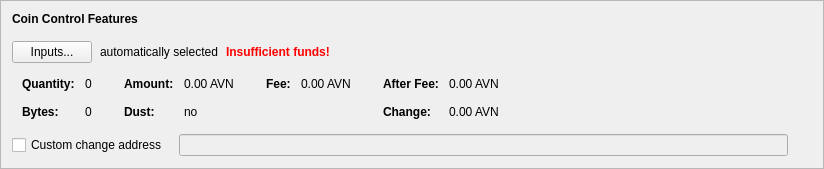
      <widget class="QFrame" name="frameCoinControl">
       <property name="sizePolicy">
        <sizepolicy hsizetype="Preferred" vsizetype="Fixed">
         <horstretch>0</horstretch>
         <verstretch>0</verstretch>
        </sizepolicy>
       </property>
       <property name="frameShape">
        <enum>QFrame::StyledPanel</enum>
       </property>
       <property name="frameShadow">
        <enum>QFrame::Raised</enum>
       </property>
       <layout class="QVBoxLayout" name="verticalLayout_4">
        <item>
         <layout class="QVBoxLayout" name="verticalLayoutCoinControl" stretch="0,0,0,0,0">
          <property name="spacing">
           <number>0</number>
          </property>
          <property name="sizeConstraint">
           <enum>QLayout::SetDefaultConstraint</enum>
          </property>
          <property name="leftMargin">
           <number>0</number>
          </property>
          <property name="topMargin">
           <number>0</number>
          </property>
          <item>
           <layout class="QHBoxLayout" name="horizontalLayoutCoinControl1">
            <property name="bottomMargin">
             <number>15</number>
            </property>
            <item>
             <widget class="QLabel" name="labelCoinControlFeatures">
              <property name="sizePolicy">
               <sizepolicy hsizetype="Preferred" vsizetype="Maximum">
                <horstretch>0</horstretch>
                <verstretch>0</verstretch>
               </sizepolicy>
              </property>
              <property name="font">
               <font>
                <weight>75</weight>
                <bold>true</bold>
               </font>
              </property>
              <property name="styleSheet">
               <string notr="true">font-weight:bold;</string>
              </property>
              <property name="text">
               <string>Coin Control Features</string>
              </property>
             </widget>
            </item>
           </layout>
          </item>
          <item>
           <layout class="QHBoxLayout" name="horizontalLayoutCoinControl2" stretch="0,0,0,0">
            <property name="spacing">
             <number>8</number>
            </property>
            <property name="bottomMargin">
             <number>10</number>
            </property>
            <item>
             <widget class="QPushButton" name="pushButtonCoinControl">
              <property name="styleSheet">
               <string notr="true"/>
              </property>
              <property name="text">
               <string>Inputs...</string>
              </property>
              <property name="autoDefault">
               <bool>false</bool>
              </property>
             </widget>
            </item>
            <item>
             <widget class="QLabel" name="labelCoinControlAutomaticallySelected">
              <property name="text">
               <string>automatically selected</string>
              </property>
              <property name="margin">
               <number>5</number>
              </property>
             </widget>
            </item>
            <item>
             <widget class="QLabel" name="labelCoinControlInsuffFunds">
              <property name="font">
               <font>
                <weight>75</weight>
                <bold>true</bold>
               </font>
              </property>
              <property name="styleSheet">
               <string notr="true">color:red;font-weight:bold;</string>
              </property>
              <property name="text">
               <string>Insufficient funds!</string>
              </property>
              <property name="margin">
               <number>5</number>
              </property>
             </widget>
            </item>
            <item>
             <spacer name="horizontalSpacerCoinControl">
              <property name="orientation">
               <enum>Qt::Horizontal</enum>
              </property>
              <property name="sizeHint" stdset="0">
               <size>
                <width>40</width>
                <height>1</height>
               </size>
              </property>
             </spacer>
            </item>
           </layout>
          </item>
          <item>
           <widget class="QWidget" name="widgetCoinControl" native="true">
            <property name="sizePolicy">
             <sizepolicy hsizetype="Preferred" vsizetype="Preferred">
              <horstretch>0</horstretch>
              <verstretch>0</verstretch>
             </sizepolicy>
            </property>
            <property name="minimumSize">
             <size>
              <width>0</width>
              <height>0</height>
             </size>
            </property>
            <property name="styleSheet">
             <string notr="true"/>
            </property>
            <layout class="QHBoxLayout" name="horizontalLayoutCoinControl5">
             <property name="leftMargin">
              <number>0</number>
             </property>
             <property name="topMargin">
              <number>0</number>
             </property>
             <property name="rightMargin">
              <number>0</number>
             </property>
             <property name="bottomMargin">
              <number>0</number>
             </property>
             <item>
              <layout class="QHBoxLayout" name="horizontalLayoutCoinControl3" stretch="0,0,0,1">
               <property name="spacing">
                <number>20</number>
               </property>
               <property name="topMargin">
                <number>0</number>
               </property>
               <property name="bottomMargin">
                <number>10</number>
               </property>
               <item>
                <layout class="QFormLayout" name="formLayoutCoinControl1">
                 <property name="horizontalSpacing">
                  <number>10</number>
                 </property>
                 <property name="verticalSpacing">
                  <number>14</number>
                 </property>
                 <property name="leftMargin">
                  <number>10</number>
                 </property>
                 <property name="topMargin">
                  <number>4</number>
                 </property>
                 <property name="rightMargin">
                  <number>6</number>
                 </property>
                 <item row="0" column="0">
                  <widget class="QLabel" name="labelCoinControlQuantityText">
                   <property name="font">
                    <font>
                     <weight>75</weight>
                     <bold>true</bold>
                    </font>
                   </property>
                   <property name="text">
                    <string>Quantity:</string>
                   </property>
                   <property name="margin">
                    <number>0</number>
                   </property>
                  </widget>
                 </item>
                 <item row="0" column="1">
                  <widget class="QLabel" name="labelCoinControlQuantity">
                   <property name="cursor">
                    <cursorShape>IBeamCursor</cursorShape>
                   </property>
                   <property name="contextMenuPolicy">
                    <enum>Qt::ActionsContextMenu</enum>
                   </property>
                   <property name="text">
                    <string notr="true">0</string>
                   </property>
                   <property name="margin">
                    <number>0</number>
                   </property>
                   <property name="textInteractionFlags">
                    <set>Qt::LinksAccessibleByMouse|Qt::TextSelectableByKeyboard|Qt::TextSelectableByMouse</set>
                   </property>
                  </widget>
                 </item>
                 <item row="1" column="0">
                  <widget class="QLabel" name="labelCoinControlBytesText">
                   <property name="font">
                    <font>
                     <weight>75</weight>
                     <bold>true</bold>
                    </font>
                   </property>
                   <property name="text">
                    <string>Bytes:</string>
                   </property>
                  </widget>
                 </item>
                 <item row="1" column="1">
                  <widget class="QLabel" name="labelCoinControlBytes">
                   <property name="cursor">
                    <cursorShape>IBeamCursor</cursorShape>
                   </property>
                   <property name="contextMenuPolicy">
                    <enum>Qt::ActionsContextMenu</enum>
                   </property>
                   <property name="text">
                    <string notr="true">0</string>
                   </property>
                   <property name="textInteractionFlags">
                    <set>Qt::LinksAccessibleByMouse|Qt::TextSelectableByKeyboard|Qt::TextSelectableByMouse</set>
                   </property>
                  </widget>
                 </item>
                </layout>
               </item>
               <item>
                <layout class="QFormLayout" name="formLayoutCoinControl2">
                 <property name="horizontalSpacing">
                  <number>10</number>
                 </property>
                 <property name="verticalSpacing">
                  <number>14</number>
                 </property>
                 <property name="leftMargin">
                  <number>6</number>
                 </property>
                 <property name="topMargin">
                  <number>4</number>
                 </property>
                 <property name="rightMargin">
                  <number>6</number>
                 </property>
                 <item row="0" column="0">
                  <widget class="QLabel" name="labelCoinControlAmountText">
                   <property name="font">
                    <font>
                     <weight>75</weight>
                     <bold>true</bold>
                    </font>
                   </property>
                   <property name="text">
                    <string>Amount:</string>
                   </property>
                   <property name="margin">
                    <number>0</number>
                   </property>
                  </widget>
                 </item>
                 <item row="0" column="1">
                  <widget class="QLabel" name="labelCoinControlAmount">
                   <property name="cursor">
                    <cursorShape>IBeamCursor</cursorShape>
                   </property>
                   <property name="contextMenuPolicy">
                    <enum>Qt::ActionsContextMenu</enum>
                   </property>
                   <property name="text">
                    <string notr="true">0.00 AVN</string>
                   </property>
                   <property name="textInteractionFlags">
                    <set>Qt::LinksAccessibleByMouse|Qt::TextSelectableByKeyboard|Qt::TextSelectableByMouse</set>
                   </property>
                  </widget>
                 </item>
                 <item row="1" column="0">
                  <widget class="QLabel" name="labelCoinControlLowOutputText">
                   <property name="font">
                    <font>
                     <weight>75</weight>
                     <bold>true</bold>
                    </font>
                   </property>
                   <property name="text">
                    <string>Dust:</string>
                   </property>
                  </widget>
                 </item>
                 <item row="1" column="1">
                  <widget class="QLabel" name="labelCoinControlLowOutput">
                   <property name="cursor">
                    <cursorShape>IBeamCursor</cursorShape>
                   </property>
                   <property name="contextMenuPolicy">
                    <enum>Qt::ActionsContextMenu</enum>
                   </property>
                   <property name="text">
                    <string notr="true">no</string>
                   </property>
                   <property name="textInteractionFlags">
                    <set>Qt::LinksAccessibleByMouse|Qt::TextSelectableByKeyboard|Qt::TextSelectableByMouse</set>
                   </property>
                  </widget>
                 </item>
                </layout>
               </item>
               <item>
                <layout class="QFormLayout" name="formLayoutCoinControl3">
                 <property name="horizontalSpacing">
                  <number>10</number>
                 </property>
                 <property name="verticalSpacing">
                  <number>14</number>
                 </property>
                 <property name="leftMargin">
                  <number>6</number>
                 </property>
                 <property name="topMargin">
                  <number>4</number>
                 </property>
                 <property name="rightMargin">
                  <number>6</number>
                 </property>
                 <item row="0" column="0">
                  <widget class="QLabel" name="labelCoinControlFeeText">
                   <property name="font">
                    <font>
                     <weight>75</weight>
                     <bold>true</bold>
                    </font>
                   </property>
                   <property name="text">
                    <string>Fee:</string>
                   </property>
                   <property name="margin">
                    <number>0</number>
                   </property>
                  </widget>
                 </item>
                 <item row="0" column="1">
                  <widget class="QLabel" name="labelCoinControlFee">
                   <property name="cursor">
                    <cursorShape>IBeamCursor</cursorShape>
                   </property>
                   <property name="contextMenuPolicy">
                    <enum>Qt::ActionsContextMenu</enum>
                   </property>
                   <property name="text">
                    <string notr="true">0.00 AVN</string>
                   </property>
                   <property name="textInteractionFlags">
                    <set>Qt::LinksAccessibleByMouse|Qt::TextSelectableByKeyboard|Qt::TextSelectableByMouse</set>
                   </property>
                  </widget>
                 </item>
                </layout>
               </item>
               <item>
                <layout class="QFormLayout" name="formLayoutCoinControl4">
                 <property name="horizontalSpacing">
                  <number>10</number>
                 </property>
                 <property name="verticalSpacing">
                  <number>14</number>
                 </property>
                 <property name="leftMargin">
                  <number>6</number>
                 </property>
                 <property name="topMargin">
                  <number>4</number>
                 </property>
                 <property name="rightMargin">
                  <number>6</number>
                 </property>
                 <item row="0" column="0">
                  <widget class="QLabel" name="labelCoinControlAfterFeeText">
                   <property name="font">
                    <font>
                     <weight>75</weight>
                     <bold>true</bold>
                    </font>
                   </property>
                   <property name="text">
                    <string>After Fee:</string>
                   </property>
                   <property name="margin">
                    <number>0</number>
                   </property>
                  </widget>
                 </item>
                 <item row="0" column="1">
                  <widget class="QLabel" name="labelCoinControlAfterFee">
                   <property name="cursor">
                    <cursorShape>IBeamCursor</cursorShape>
                   </property>
                   <property name="contextMenuPolicy">
                    <enum>Qt::ActionsContextMenu</enum>
                   </property>
                   <property name="text">
                    <string notr="true">0.00 AVN</string>
                   </property>
                   <property name="textInteractionFlags">
                    <set>Qt::LinksAccessibleByMouse|Qt::TextSelectableByKeyboard|Qt::TextSelectableByMouse</set>
                   </property>
                  </widget>
                 </item>
                 <item row="1" column="0">
                  <widget class="QLabel" name="labelCoinControlChangeText">
                   <property name="font">
                    <font>
                     <weight>75</weight>
                     <bold>true</bold>
                    </font>
                   </property>
                   <property name="text">
                    <string>Change:</string>
                   </property>
                  </widget>
                 </item>
                 <item row="1" column="1">
                  <widget class="QLabel" name="labelCoinControlChange">
                   <property name="cursor">
                    <cursorShape>IBeamCursor</cursorShape>
                   </property>
                   <property name="contextMenuPolicy">
                    <enum>Qt::ActionsContextMenu</enum>
                   </property>
                   <property name="text">
                    <string notr="true">0.00 AVN</string>
                   </property>
                   <property name="textInteractionFlags">
                    <set>Qt::LinksAccessibleByMouse|Qt::TextSelectableByKeyboard|Qt::TextSelectableByMouse</set>
                   </property>
                  </widget>
                 </item>
                </layout>
               </item>
              </layout>
             </item>
            </layout>
           </widget>
          </item>
          <item>
           <layout class="QHBoxLayout" name="horizontalLayoutCoinControl4" stretch="0,0,0">
            <property name="spacing">
             <number>12</number>
            </property>
            <property name="sizeConstraint">
             <enum>QLayout::SetDefaultConstraint</enum>
            </property>
            <property name="topMargin">
             <number>5</number>
            </property>
            <property name="rightMargin">
             <number>5</number>
            </property>
            <item>
             <widget class="QCheckBox" name="checkBoxCoinControlChange">
              <property name="toolTip">
               <string>If this is activated, but the change address is empty or invalid, change will be sent to a newly generated address.</string>
              </property>
              <property name="text">
               <string>Custom change address</string>
              </property>
             </widget>
            </item>
            <item>
             <widget class="QValidatedLineEdit" name="lineEditCoinControlChange">
              <property name="enabled">
               <bool>false</bool>
              </property>
              <property name="sizePolicy">
               <sizepolicy hsizetype="Expanding" vsizetype="Fixed">
                <horstretch>0</horstretch>
                <verstretch>0</verstretch>
               </sizepolicy>
              </property>
             </widget>
            </item>
            <item>
             <widget class="QLabel" name="labelCoinControlChangeLabel">
              <property name="sizePolicy">
               <sizepolicy hsizetype="Preferred" vsizetype="Expanding">
                <horstretch>0</horstretch>
                <verstretch>0</verstretch>
               </sizepolicy>
              </property>
              <property name="minimumSize">
               <size>
                <width>0</width>
                <height>0</height>
               </size>
              </property>
              <property name="text">
               <string/>
              </property>
              <property name="margin">
               <number>3</number>
              </property>
             </widget>
            </item>
           </layout>
          </item>
          <item>
           <spacer name="verticalSpacerCoinControl">
            <property name="orientation">
             <enum>Qt::Vertical</enum>
            </property>
            <property name="sizeType">
             <enum>QSizePolicy::Expanding</enum>
            </property>
            <property name="sizeHint" stdset="0">
             <size>
              <width>800</width>
              <height>1</height>
             </size>
            </property>
           </spacer>
          </item>
         </layout>
        </item>
       </layout>
      </widget>
